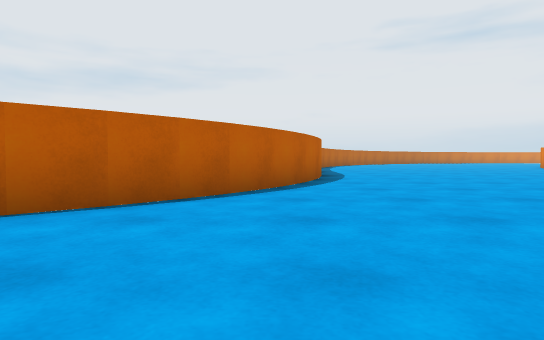
[1] (above)

24 first-person views from a walk through a 3-D level made in the Unity game engine. The camera is 0.51 m above the floor, tilts 2° down and sees 75° across. The floor is counted in squares, 1 m on a side. Each view is taken from the middle of a square. On the plan, view 1 faces up. The plan holds only what a view shows up to about 9 squares ahead; the rest is blank. The place goes on beyond the plan. Surface patterns are stand-ins for the level's own textures.

[2]
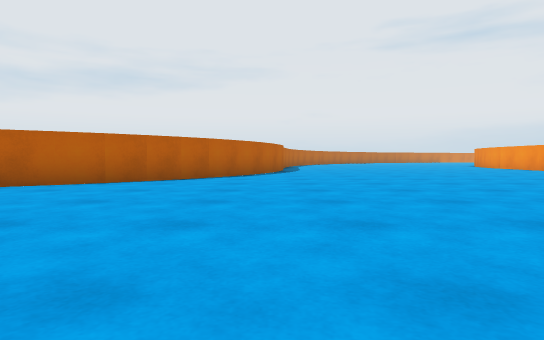

[3]
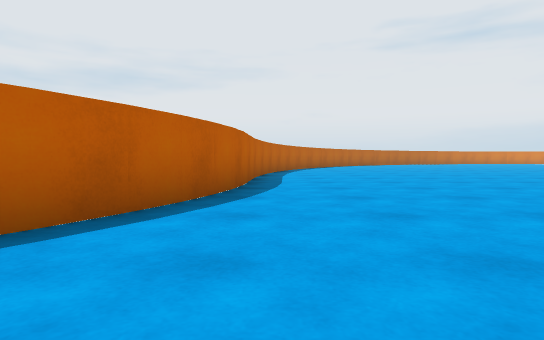

[4]
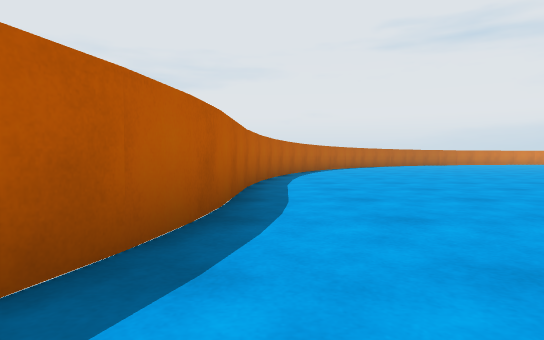

[5]
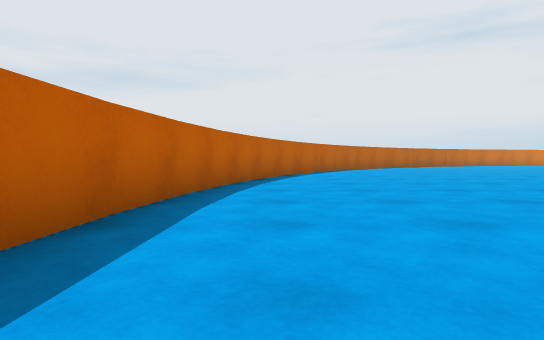

[6]
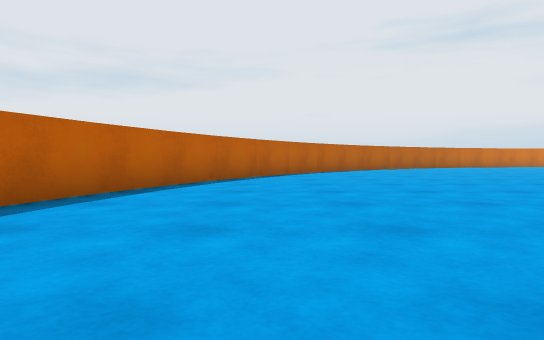

[7]
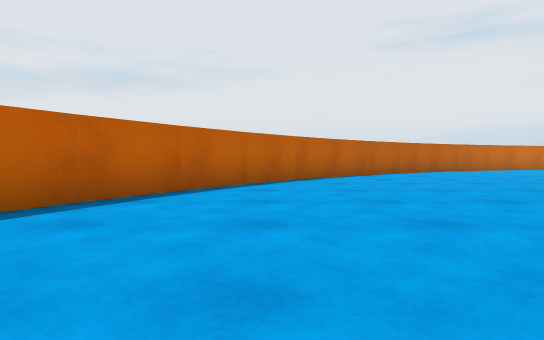

[8]
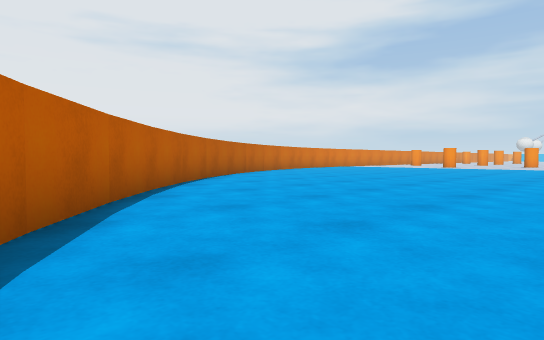

[9]
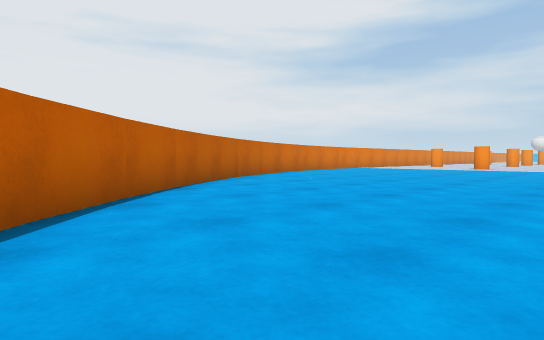

[10]
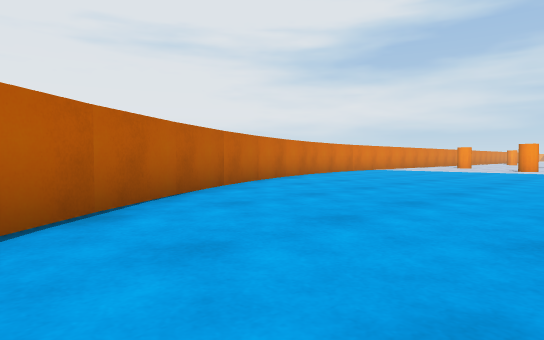

[11]
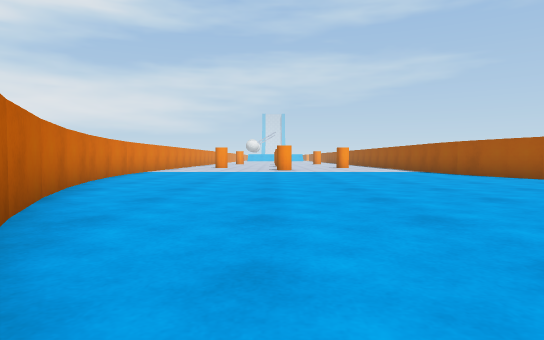

[12]
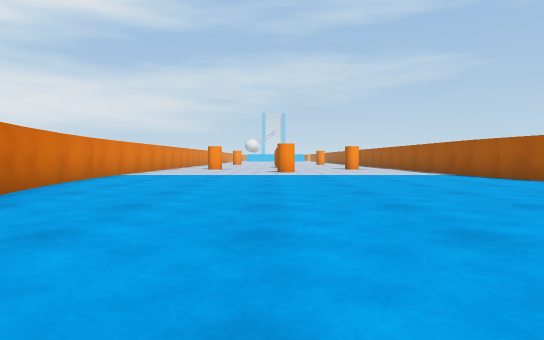

[13]
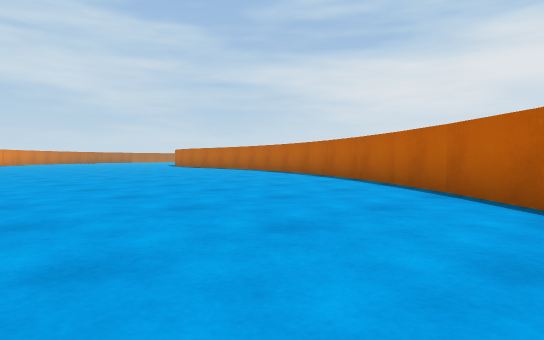

[14]
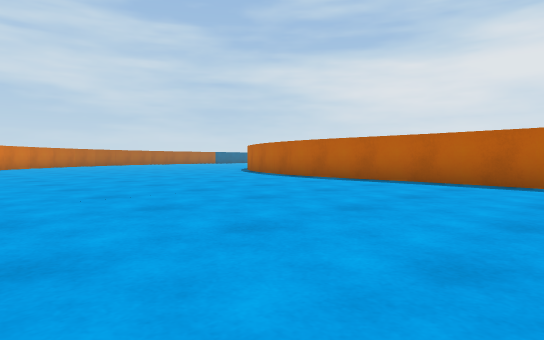

[15]
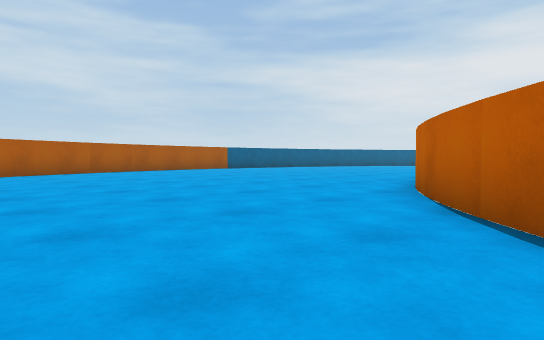

[16]
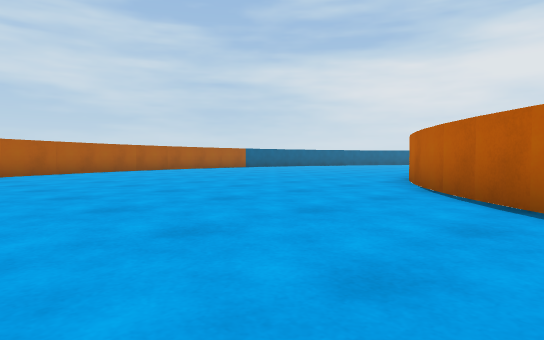

[17]
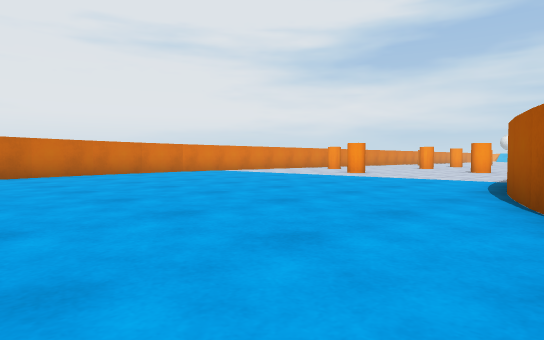

[18]
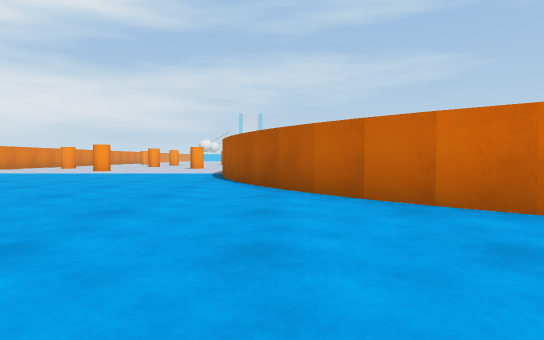

[19]
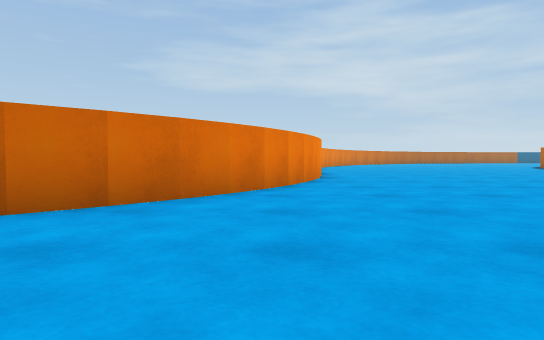

[20]
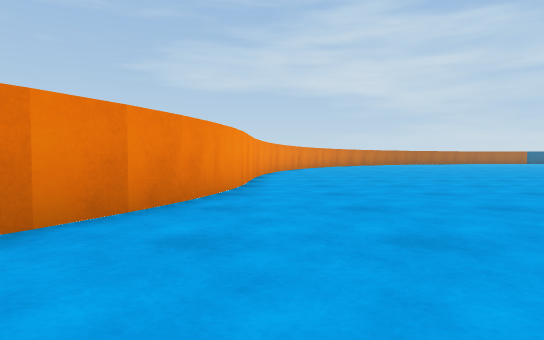

[21]
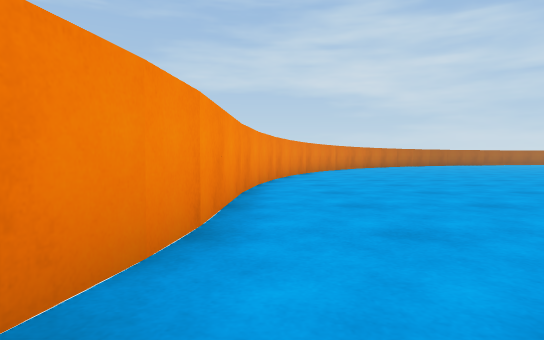

[22]
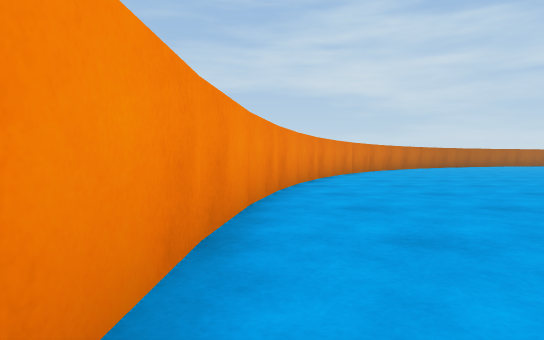

[23]
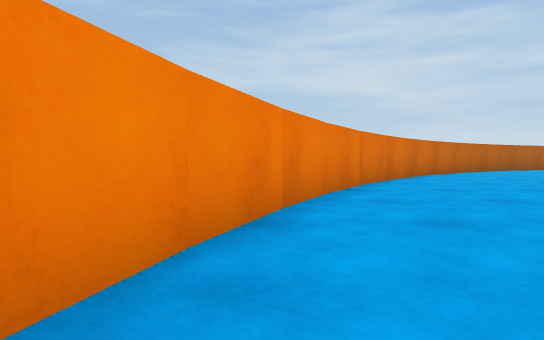

[24]
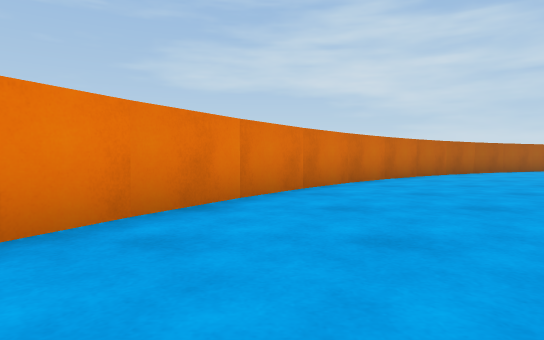

### Floor plan
Points are (right, up) in squares from view 1. A wall is a line through its corners. A room is listed if a view was taken in it or the views show most of it. See-through windows are left out.
Room 1 (views 1, 2, 3, 4, 5, 6, 7, 8, 9, 10, 11, 12, 13, 14, 15, 16, 17, 18, 19, 20, 21, 22, 23, 24)
walls: (11.6, 13.2) (12, 15); (12, 14.9) (13.1, 17.3); (11.4, 8.1) (11.6, 13.3); (13, 17.2) (14.2, 18.7); (1.6, 14.9) (1.4, 9.8); (1.5, 9.8) (0.7, 7.2); (2.6, 18.1) (1.6, 14.7); (14, 18.7) (16.1, 20.5); (0.7, 7.4) (-0.1, 5.7) (-1.1, 4.3); (10, 3.4) (11.4, 8.2); (4.5, 22.6) (2.4, 18); (15.9, 20.3) (17.5, 21.4) (19.9, 22.3); (5.6, 23.9) (4.6, 22.5); (-1, 4.4) (-3, 2.5); (8.5, 0.4) (9.9, 3.6); (8.8, 27.6) (5.4, 23.9); (19.9, 22.2) (21.1, 22.4); (-3, 2.6) (-4.5, 1.6); (6.5, -2.3) (8.5, 0.6); (11.4, 29.5) (8.8, 27.4); (4.7, -4.1) (6.5, -2.1); (16, 31.6) (11.5, 29.5); (19.2, 32.4) (16, 31.4); (19.9, 32.3) (19.1, 32.2)

Positions as (right, up) in squares from view 1, and headings:
1: (0, 0), facing up
2: (1, -4), facing up
3: (2, 4), facing up
4: (2, 7), facing up
5: (3, 10), facing up
6: (5, 13), facing up
7: (6, 17), facing up
8: (5, 21), facing up-right
9: (7, 23), facing up-right
10: (9, 25), facing up-right
11: (10, 28), facing right
12: (12, 28), facing right
13: (12, 27), facing down-left
14: (9, 16), facing down-left
15: (1, 4), facing down-left
16: (3, 5), facing down-left
17: (14, 21), facing up-right
18: (11, 21), facing right
19: (13, 23), facing down
20: (11, 19), facing down
21: (11, 15), facing down
22: (11, 12), facing down
23: (10, 7), facing down
24: (8, 5), facing down
